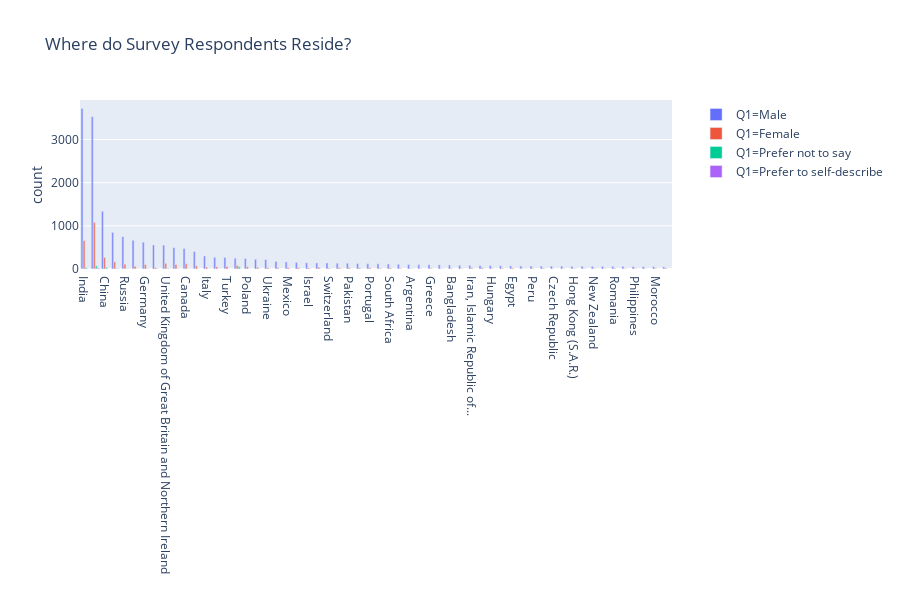

Here is the notebook cell this chart was saved with:
### Code cell
fig = px.bar(df_test, x = 'Q3', y = 'count', color = 'Q1', barmode = 'group', 
             title= 'Where do Survey Respondents Reside?',
             labels={'Q3':''},
            opacity = OPACITY)
fig.show()

### Figure 1 — Plotly figure (JSON) as saved in the notebook; plotly's stock layout.template omitted (floating-point values rounded to 4 significant figures)
{"data": [{"alignmentgroup": "True", "hoverlabel": {"namelength": 0}, "hovertemplate": "Q1=Male<br>=%{x}<br>count=%{y}", "legendgroup": "Q1=Male", "marker": {"color": "#636efa", "opacity": 0.75}, "name": "Q1=Male", "offsetgroup": "Q1=Male", "orientation": "v", "showlegend": true, "textposition": "auto", "type": "bar", "x": ["India", "United States of America", "China", "Other", "Russia", "Brazil", "Germany", "Japan", "United Kingdom of Great Britain and Northern Ireland", "France", "Canada", "Spain", "Italy", "Australia", "Turkey", "I do not wish to disclose my location", "Poland", "Netherlands", "Ukraine", "Nigeria", "Mexico", "South Korea", "Israel", "Singapore", "Switzerland", "Indonesia", "Pakistan", "Sweden", "Portugal", "Viet Nam", "South Africa", "Colombia", "Argentina", "Belgium", "Greece", "Denmark", "Bangladesh", "Ireland", "Iran, Islamic Republic of...", "Malaysia", "Hungary", "Belarus", "Egypt", "Finland", "Peru", "Kenya", "Czech Republic", "Chile", "Hong Kong (S.A.R.)", "Norway", "New Zealand", "Republic of Korea", "Romania", "Thailand", "Philippines", "Austria", "Morocco", "Tunisia"], "xaxis": "x", "y": [3719, 3530, 1337, 849, 750, 666, 621, 557, 554, 494, 475, 406, 303, 272, 267, 250, 243, 225, 218, 177, 166, 154, 145, 141, 140, 135, 133, 126, 123, 122, 116, 111, 104, 102, 100, 96, 94, 87, 85, 81, 81, 75, 73, 70, 70, 67, 67, 66, 63, 63, 62, 62, 61, 60, 57, 55, 54, 50], "yaxis": "y"}, {"alignmentgroup": "True", "hoverlabel": {"namelength": 0}, "hovertemplate": "Q1=Female<br>=%{x}<br>count=%{y}", "legendgroup": "Q1=Female", "marker": {"color": "#EF553B", "opacity": 0.75}, "name": "Q1=Female", "offsetgroup": "Q1=Female", "orientation": "v", "showlegend": true, "textposition": "auto", "type": "bar", "x": ["United States of America", "India", "China", "Other", "United Kingdom of Great Britain and Northern Ireland", "Canada", "Russia", "France", "Germany", "I do not wish to disclose my location", "Spain", "Brazil", "Turkey", "Poland", "Australia", "Italy", "Singapore", "Netherlands", "Mexico", "Japan", "Indonesia", "Portugal", "South Korea", "Nigeria", "Ukraine", "Malaysia", "South Africa", "Pakistan", "Iran, Islamic Republic of...", "Israel", "Sweden", "Tunisia", "Egypt", "Viet Nam", "Switzerland", "Greece", "Romania", "Morocco", "Kenya", "Colombia", "Belarus", "Philippines", "New Zealand", "Ireland", "Bangladesh", "Thailand", "Argentina", "Hungary", "Peru", "Hong Kong (S.A.R.)", "Chile", "Norway", "Belgium", "Republic of Korea", "Denmark", "Austria", "Finland", "Czech Republic"], "xaxis": "x", "y": [1082, 657, 267, 165, 131, 123, 113, 104, 103, 83, 75, 65, 56, 54, 51, 47, 41, 41, 34, 34, 33, 32, 32, 31, 31, 30, 29, 28, 27, 25, 25, 23, 22, 21, 21, 20, 18, 17, 17, 17, 16, 14, 14, 13, 13, 12, 12, 12, 11, 10, 10, 9, 8, 8, 7, 7, 5, 4], "yaxis": "y"}, {"alignmentgroup": "True", "hoverlabel": {"namelength": 0}, "hovertemplate": "Q1=Prefer not to say<br>=%{x}<br>count=%{y}", "legendgroup": "Q1=Prefer not to say", "marker": {"color": "#00cc96", "opacity": 0.75}, "name": "Q1=Prefer not to say", "offsetgroup": "Q1=Prefer not to say", "orientation": "v", "showlegend": true, "textposition": "auto", "type": "bar", "x": ["United States of America", "I do not wish to disclose my location", "China", "India", "Other", "United Kingdom of Great Britain and Northern Ireland", "Russia", "Germany", "Japan", "France", "Poland", "Singapore", "Spain", "Australia", "Netherlands", "Denmark", "Finland", "Turkey", "Sweden", "Hong Kong (S.A.R.)", "Canada", "Ukraine", "Israel", "Italy", "Brazil", "Switzerland", "Argentina", "Norway", "South Korea", "Mexico", "Malaysia", "Indonesia", "Republic of Korea", "New Zealand", "Kenya", "Philippines", "Ireland", "Iran, Islamic Republic of...", "Egypt", "Greece", "South Africa", "Tunisia", "Thailand", "Viet Nam"], "xaxis": "x", "y": [77, 56, 38, 37, 18, 12, 8, 8, 6, 5, 4, 4, 4, 4, 4, 3, 3, 3, 3, 3, 3, 3, 3, 3, 2, 2, 2, 2, 2, 2, 2, 2, 1, 1, 1, 1, 1, 1, 1, 1, 1, 1, 1, 1], "yaxis": "y"}, {"alignmentgroup": "True", "hoverlabel": {"namelength": 0}, "hovertemplate": "Q1=Prefer to self-describe<br>=%{x}<br>count=%{y}", "legendgroup": "Q1=Prefer to self-describe", "marker": {"color": "#ab63fa", "opacity": 0.75}, "name": "Q1=Prefer to self-describe", "offsetgroup": "Q1=Prefer to self-describe", "orientation": "v", "showlegend": true, "textposition": "auto", "type": "bar", "x": ["United States of America", "Russia", "United Kingdom of Great Britain and Northern Ireland", "I do not wish to disclose my location", "India", "Other", "Canada", "Brazil", "Australia", "China", "Germany", "Italy", "Sweden", "Argentina", "Philippines", "Belgium", "Indonesia", "Turkey", "South Africa", "Czech Republic", "France", "Switzerland", "Finland"], "xaxis": "x", "y": [27, 8, 5, 5, 4, 4, 3, 3, 3, 2, 2, 2, 1, 1, 1, 1, 1, 1, 1, 1, 1, 1, 1], "yaxis": "y"}], "layout": {"barmode": "group", "height": 600, "legend": {"tracegroupgap": 0}, "title": {"text": "Where do Survey Respondents Reside?"}, "xaxis": {"anchor": "y", "domain": [0, 0.98], "title": {"text": ""}}, "yaxis": {"anchor": "x", "domain": [0, 1], "title": {"text": "count"}}}}
